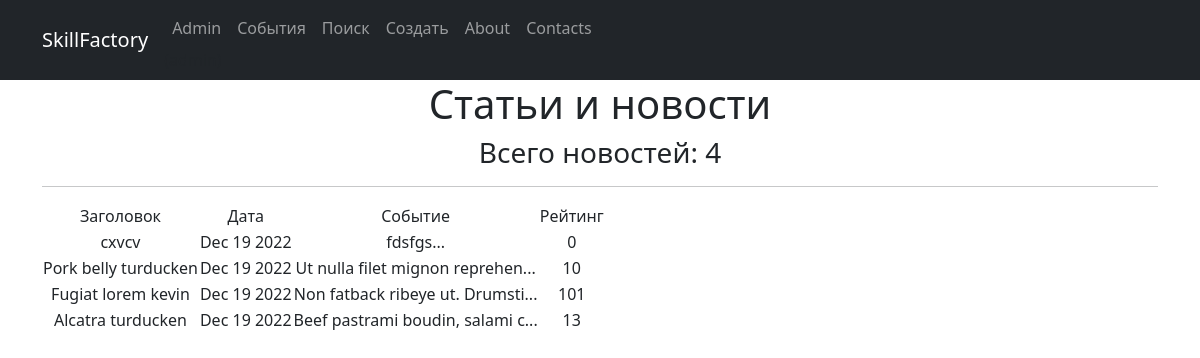
Page /news/ on the committed database.
### News/models.py (models this page shows, shortened)
class Post(models.Model):
    type = models.CharField(max_length=255, choices=TYPE, default=article)
    creation_time = models.DateTimeField(auto_now_add=True)
    title = models.CharField(max_length=255)
    text = models.TextField()
    rating = models.IntegerField(default=0)
    author = models.ForeignKey(Author, on_delete=models.CASCADE)
    category = models.ManyToManyField(Category)
    def preview(self):
        return f"{self.text[:30]}..."

### News/views.py (the view)
# urls.py: path('', PostsList.as_view(), name='post_list'),
class PostsList(ListView):
    model = Post
    ordering = '-creation_time'
    template_name = 'news.html'
    context_object_name = 'news'
    paginate_by = 5
    def get_queryset(self):
        queryset = super().get_queryset()
        self.filterset = PostFilter(self.request.GET, queryset)
        return self.filterset.qs
    def get_context_data(self, **kwargs):
        context = super().get_context_data(**kwargs)
        context['filterset'] = self.filterset
        return context

### News/templatetags/custom_filters.py (called while the page is built)
@register.filter()
def censor(t):
    txt = t.split()
    for i in range(len(txt)):
        if txt[i] in censor_list:
            stars_num = '*'*len(txt[i])
            txt[i] = ''.join(stars_num)
        res = ' '.join(txt)
        return f'{res}'

### templates/news.html (shortened to what this page needs)
{% extends 'flatpages/default.html' %}
{% load custom_filters %}!
{% load custom_tags %}
{% block content %}
   <h1>Статьи и новости</h1>
   <h3>Всего новостей: {{ news|length }}</h3>
   <hr>
   {% if news %}
       <table>
           <tr>
               <td>Заголовок</td>
               <td>Дата</td>
               <td>Событие</td>
               <td>Рейтинг</td>
           </tr>
           {% for post in news %}
           <tr>
               <td>{{ post.title|truncatewords:3|censor }}</td>
               <td>{{ post.creation_time|date:'M d Y' }}</td>
               <td>{{ post.preview|censor }}</td>
               <td>{{ post.rating }}</td>
           </tr>
           {% endfor %}
       </table>
   {% else %}
       <h2>Статей нет!</h2>
   {% endif %}
{% endblock content %}

### rows in the picture
Post: title|censor "cxvcv", creation_time "Dec 19 2022", preview|censor "fdsfgs...", rating "0"
Post: title|censor "Pork belly turducken", creation_time "Dec 19 2022", preview|censor "Ut nulla filet mignon reprehen...", rating "10"
Post: title|censor "Fugiat lorem kevin", creation_time "Dec 19 2022", preview|censor "Non fatback ribeye ut. Drumsti...", rating "101"
Post: title|censor "Alcatra turducken", creation_time "Dec 19 2022", preview|censor "Beef pastrami boudin, salami c...", rating "13"

### other values in the picture
{{ news|length }} "4"
